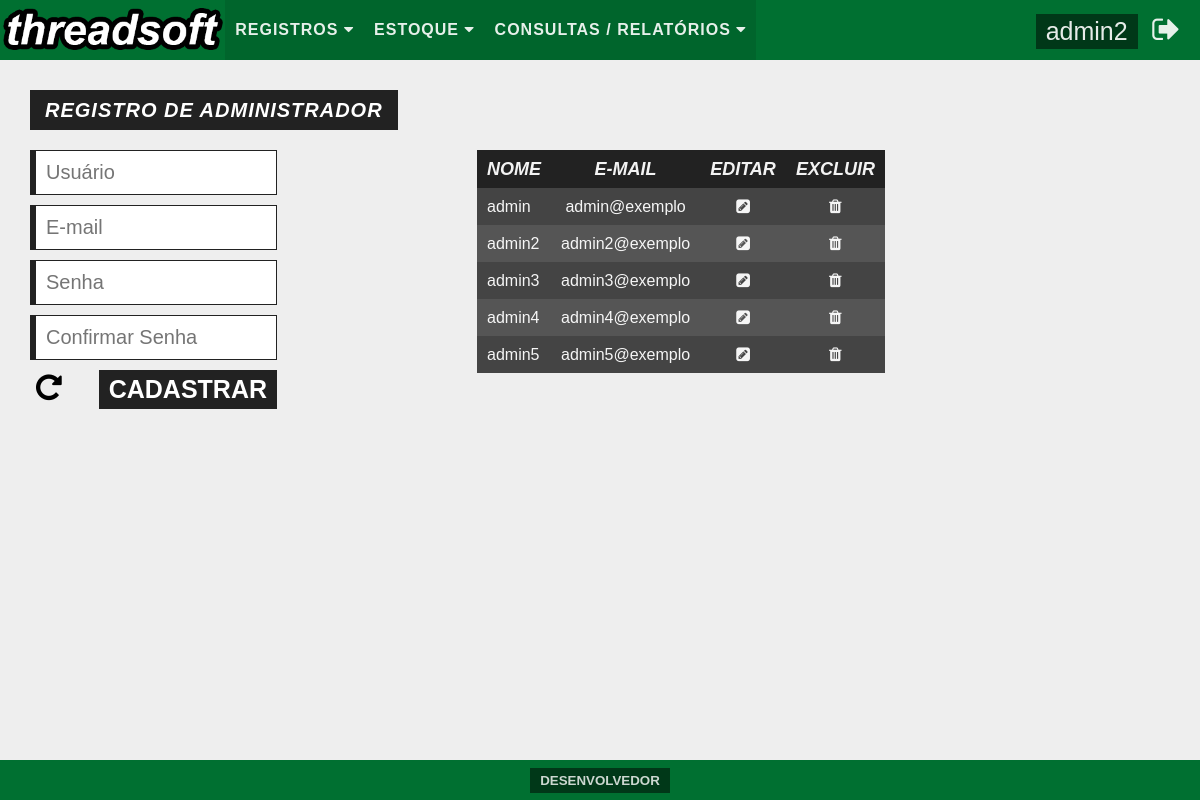
Screenshot of /pages/main.php?folder=system/user/&file=fmadd_user&ext=php (signed in) with the database file from the repository.
### tables this page shows
CREATE TABLE `users` (
  `id` tinyint(2) UNSIGNED ZEROFILL NOT NULL COMMENT 'Este campo serve como identificador único para usuário.',
  `username` varchar(20) NOT NULL COMMENT 'Este campo é destinado a armazenar o nome de usuário.',
  `password` char(32) NOT NULL COMMENT 'Este campo é a armazenar a senha para o usuário.',
  `email` varchar(100) NOT NULL COMMENT 'Este campo é destinado a armazanar o e-mail do usuário.'
);

### pages/system/user/fmadd_user.php (the view)
<div id="contentSingleAdd">
  <h1>Registro de Administrador</h1><br>
  <div>
    <form action="?folder=system/user/&file=add_user&ext=php" method="post">
      <input type="text" name="txtusername" maxlength="20" placeholder="Usuário"><br>
      <input type="text" name="txtemail" maxlength="60" placeholder="E-mail"><br>
      <input type="password" name="pwdpassword" maxlength="20" placeholder="Senha"><br>
      <input type="password" name="pwdcpassword" maxlength="20" placeholder="Confirmar Senha"><br>
      <button type="reset" name="btnclean"><i class="fa fa-repeat" aria-hidden="true"></i></button>
      <button type="submit" name="btnsend">Cadastrar</button>
    </form>
  </div>
  <div>
    <table>
      <?php
        $sql_sel_users = "SELECT id, username, email FROM users";
        $sql_sel_users_preparado = $conexaobd->prepare($sql_sel_users);
        $sql_sel_users_preparado->execute();
      ?>
      <thead>
        <tr>
          <th>Nome</th>
          <th>E-mail</th>
          <th>Editar</th>
          <th>Excluir</th>
        </tr>
      </thead>
      <tbody>
        <?php
          if($sql_sel_users_preparado->rowCount()>0){
            while($sql_sel_users_dados = $sql_sel_users_preparado->fetch()){
        ?>
        <tr>
          <td><?php echo $sql_sel_users_dados['username']; ?></td>
          <td><?php echo $sql_sel_users_dados['email']; ?></td>
          <td><a href="?folder=system/user/&file=fmalt_user&ext=php&id=<?php echo $sql_sel_users_dados['id'] ?>"><i class="fa fa-pencil-square" aria-hidden="true"></i></a></td>
          <td><a href="?folder=system/user/&file=del_user&ext=php&id=<?php echo $sql_sel_users_dados['id'] ?>"><i class="fa fa-trash" aria-hidden="true"></i></a></td>
        </tr>
        <?php
            }
          }else{
        ?>
        <tr>
          <td align="center" colspan="4">Não há registros. </td>
        </tr>
        <?php
          }
        ?>
      </tbody>
    </table>
  </div>
</div>

### pages/main.php (shortened to what this page needs)
<!DOCTYPE html>
<?php
  include "../security/database/dbconnect.php";
?>
<html>
  <head>
    <link rel="stylesheet" href="../css/reset.css">
    <link rel="stylesheet" href="../css/style.css">
    <link rel="stylesheet" href="../css/font-awesome-4.6.3/css/font-awesome.min.css">
  </head>
  <body>
    <header>
      <nav id="headerMenu">
        <a href="?folder=/&file=initial&ext=php"><img src="../img/logo.png" id="menuLogo"/></a>
        <ul id="menuList">
          <li class="dropdown">
               <a href="#" class="dropbtn">Registros <i class="fa fa-caret-down" aria-hidden="true"></i></a>
             </li><li class="dropdown">
            <a href="#" class="dropbtn">Estoque <i class="fa fa-caret-down" aria-hidden="true"></i></a>
          </li><li class="dropdown">
            <a href="#" class="dropbtn">Consultas / Relatórios <i class="fa fa-caret-down" aria-hidden="true"></i></a>
          </li>
        </ul>
        <div id="menuUser">
          <?php
            $sql_sel_users = "SELECT username, id FROM users WHERE id = ".$_SESSION['idUsuario'];
            $sql_sel_users_preparado = $conexaobd -> prepare($sql_sel_users);
            $sql_sel_users_preparado -> execute();
            $sql_sel_users_dados = $sql_sel_users_preparado -> fetch();
          ?>
          <a href="?folder=system/user/&file=fmalt_user&ext=php&id=<?php echo $sql_sel_users_dados['id'] ?>"><?php echo $sql_sel_users_dados['username'] ?></a>
          <a href="../security/authentication/logout_authentication.php"><i class="fa fa-sign-out" aria-hidden="true"></i></a>
        </div>
      </nav>
    </header>
    <?php
      if(isset($_GET['folder'])&&isset($_GET['file'])&&isset($_GET['ext'])){
        if(!include $_GET['folder'].$_GET['file'].".".$_GET['ext']){
          echo "<h1>Página não encontrada!</h1>";
        }
      }else{
        include "initial.php";
      }
    ?>
    <footer>
      <button onclick="openModal()" id="openModal">Desenvolvedor</button>
    </footer>
  </body>
</html>

### css/style.css (style rules this page uses)
body { background: #eee; }
#headerMenu { background: #007031; height: 60px; -webkit-user-select: none; width: 100%; margin-bottom: 20px; }
#menuLogo { display: inline-block; float: left; height: 80%; margin-top: 5px; }
#menuList { display: inline-block; float: left; }
#menuList > li { background: rgba(0,0,0, 0.1); color: rgba(255,255,255,0.7); display: inline-block; font-family: Arial, sans-serif; font-weight: bold; line-height: 60px; padding-left: 10px; padding-right: 10px; text-transform: uppercase; }
li a, .dropbtn { color: rgba(255,255,255,0.9); letter-spacing: 1px; text-decoration: none; }
li.dropdown { display: inline-block; }
#menuUser { float: right; font-family: Arial, sans-serif; margin-right: 20px; }
#menuUser > a { color: rgba(255,255,255,0.9); font-size: 25px; text-decoration: none; }
#menuUser > a:first-of-type { background: rgba(0,0,0,0.5); display: inline-block; padding: 5px 10px 5px 10px; }
#menuUser > a:last-of-type { font-size: 30px; line-height: 60px; margin-left: 10px; }
footer { background: #007031; bottom: 0; font-size: 14px; height: 40px; font-family: Arial, sans-serif; text-align: center; position: fixed; width: 100%; }
footer > button { border: none; text-transform: uppercase; cursor: pointer; outline: none; background: rgba(0,0,0,0.5); color: rgba(255,255,255,0.8); display: inline-block; font-weight: bold; margin-top: 8px; padding: 5px 10px 5px 10px; text-decoration: none; -webkit-user-select: none; }
#contentSingleAdd { margin-left: 30px; }
#contentSingleAdd > h1 { font-family: Arial, sans-serif; font-size: 20px; letter-spacing: 1px; font-style: italic; font-weight: bold; padding: 10px 15px 10px 15px; background: #222; color: #fff; text-transform: uppercase; display: inline-block; margin-top: 10px; }
#contentSingleAdd > div:first-of-type { float: left; margin-top: 20px; width: 247px; background: rgba(0,0,0,0.0); margin-right: 200px; height: auto !important; }
#contentSingleAdd > div:first-of-type > form > input { width: 220px; border: none; border-left: 6px solid #222; border-top: 1px solid #222; border-right: 1px solid #222; border-bottom: 1px solid #222; margin-bottom: 10px; outline: none; padding: 10px; font-size: 20px; }
#contentSingleAdd > div:first-of-type > form > button:first-of-type { background: none; border: none; outline: none; font-size: 30px; cursor: pointer; }
#contentSingleAdd > div:first-of-type > form > button:last-of-type { border: none; background: #222; outline: none; font-size: 25px; color: #fff; text-transform: uppercase; padding: 5px 10px 5px 10px; float: right; font-weight: bold; cursor: pointer; }
#contentSingleAdd > div:last-of-type { float: left; overflow-y: auto; margin-top: 20px; }
#contentSingleAdd > div:last-of-type > table { background: #222; color: rgba(255,255,255,0.95); font-family: Arial, sans-serif; max-width: 800px; }
#contentSingleAdd > div:last-of-type td { font-size: 16px; padding: 10px; }
#contentSingleAdd > div:last-of-type tbody td:first-of-type { text-align: left; }
#contentSingleAdd > div:last-of-type tbody td { text-align: center; max-width: 150px; }
#contentSingleAdd > div:last-of-type tbody td a { text-decoration: none; color: rgba(255,255,255,0.95); }
#contentSingleAdd > div:last-of-type tbody tr:nth-child(odd) { background: #444; }
#contentSingleAdd > div:last-of-type tbody tr:nth-child(even) { background: #555; }
#contentSingleAdd > div:last-of-type th { padding: 10px; font-weight: bold; font-style: italic; font-size: 18px; text-transform: uppercase; }

### rows the page displays
users: username "admin2", email "admin2@exemplo"
users: username "admin", email "admin@exemplo"
users: username "admin3", email "admin3@exemplo"
users: username "admin4", email "admin4@exemplo"
users: username "admin5", email "admin5@exemplo"
